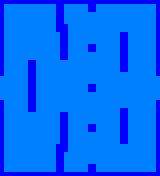

Below is a game level as drawn by its tile map, then a one-line description and the .tmx file that defines it, in full:
An orthogonal 40x44 tile map with 4x4 px tiles, 1 tile layer (Capa de Patrones 1).

<map version="1.0" orientation="orthogonal" width="40" height="44" tilewidth="4" tileheight="4">
 <tileset firstgid="1" name="tiles3" tilewidth="4" tileheight="4">
  <image source="tiles.png" width="20" height="16" />
  <terraintypes>
   <terrain name="Nuevo Terreno" tile="-1" />
  </terraintypes>
 </tileset>
 <layer name="Capa de Patrones 1" width="40" height="44">
  <data encoding="csv">
16,16,16,16,16,16,16,16,16,16,16,16,16,16,16,16,16,16,16,16,16,16,16,16,16,16,16,16,16,16,16,16,16,16,16,16,16,16,16,16,
16,2,2,2,2,2,2,2,2,2,2,2,2,2,16,16,2,2,2,2,2,2,16,16,2,2,2,2,2,2,2,2,2,2,2,2,2,2,2,16,
16,2,2,2,2,2,2,2,2,2,2,2,2,2,16,16,2,2,2,2,2,2,16,16,2,2,2,2,2,2,2,2,2,2,2,2,2,2,2,16,
16,2,2,2,2,2,2,2,2,2,2,2,2,2,16,16,2,2,2,2,2,2,2,2,2,2,2,2,2,2,2,2,2,2,2,2,2,2,2,16,
16,2,2,2,2,2,2,2,2,2,2,2,2,2,16,16,2,2,2,2,2,2,2,2,2,2,2,2,2,2,2,2,2,2,2,2,2,2,2,16,
16,2,2,2,2,2,2,2,2,2,2,2,2,2,16,16,2,2,2,2,2,2,2,2,2,2,2,2,2,2,2,2,2,2,2,2,2,2,2,16,
16,2,2,2,2,2,2,2,2,2,2,2,2,2,16,16,16,2,2,2,2,2,2,2,2,2,2,2,2,2,2,2,2,2,2,2,2,2,2,16,
16,2,2,2,2,2,2,2,2,2,2,2,2,2,16,16,16,2,2,2,2,2,2,2,2,2,2,2,2,2,2,2,2,2,2,2,2,2,2,16,
16,2,2,2,2,2,2,2,2,2,2,2,2,2,2,16,16,2,2,2,2,2,2,2,2,2,2,2,2,2,16,16,2,2,2,2,2,2,2,16,
16,2,2,2,2,2,2,2,2,2,2,2,2,2,2,16,16,2,2,2,2,2,2,2,2,2,2,2,2,2,16,16,2,2,2,2,2,2,2,16,
16,2,2,2,2,2,2,2,2,2,2,2,2,2,2,16,16,2,2,2,2,2,2,2,2,2,2,2,2,2,16,16,2,2,2,2,2,2,2,16,
16,2,2,2,2,2,2,2,2,2,2,2,2,2,2,16,16,2,2,2,2,2,16,16,2,2,2,2,2,2,16,16,2,2,2,2,2,2,2,16,
16,2,2,2,2,2,2,2,2,2,2,2,2,2,2,16,16,2,2,2,2,2,16,16,2,2,2,2,2,2,16,16,2,2,2,2,2,2,2,16,
16,2,2,2,2,2,2,2,2,2,2,2,2,2,2,16,16,2,2,2,2,2,2,2,2,2,2,2,2,2,16,16,2,2,2,2,2,2,2,16,
16,2,2,2,2,2,2,2,2,2,2,2,2,2,2,16,16,2,2,2,2,2,2,2,2,2,2,2,2,2,16,16,2,2,2,2,2,2,2,16,
16,2,2,2,2,2,2,16,16,2,2,2,2,2,2,2,2,2,2,2,2,2,2,2,2,2,2,2,2,2,16,16,2,2,2,2,2,2,2,16,
16,2,2,2,2,2,2,16,16,2,2,2,2,2,2,2,2,2,2,2,2,2,2,2,2,2,2,2,2,2,16,16,2,2,2,2,2,2,2,16,
16,2,2,2,2,2,2,16,16,2,2,2,2,2,2,2,2,2,2,2,2,2,2,2,2,2,2,2,2,2,16,16,2,2,2,2,2,2,2,16,
16,2,2,2,2,2,2,16,16,2,2,2,2,2,2,2,2,2,2,2,2,2,2,2,2,2,2,2,2,2,2,2,2,2,2,2,2,2,2,16,
2,2,2,2,2,2,2,16,16,2,2,2,2,2,2,2,2,2,2,2,2,2,2,2,2,2,2,2,2,2,2,2,2,2,2,2,2,2,2,2,
2,2,2,2,2,2,2,16,16,2,2,2,2,2,2,2,2,2,2,2,2,2,2,2,2,2,2,2,2,2,2,2,2,2,2,2,2,2,2,2,
2,2,2,2,2,2,2,16,16,2,2,2,2,2,2,2,2,2,2,2,2,2,16,16,2,2,2,2,2,2,2,2,2,2,2,2,2,2,2,2,
2,2,2,2,2,2,2,16,16,2,2,2,2,2,2,2,2,2,2,2,2,2,16,16,2,2,2,2,2,2,2,2,2,2,2,2,2,2,2,2,
2,2,2,2,2,2,2,16,16,2,2,2,2,2,2,2,2,2,2,2,2,2,2,2,2,2,2,2,2,2,2,2,2,2,2,2,2,2,2,2,
2,2,2,2,2,2,2,16,16,2,2,2,2,2,2,2,2,2,2,2,2,2,2,2,2,2,2,2,2,2,2,2,2,2,2,2,2,2,2,2,
16,2,2,2,2,2,2,16,16,2,2,2,2,2,2,2,2,2,2,2,2,2,2,2,2,2,2,2,2,2,2,2,2,2,2,2,2,2,2,16,
16,2,2,2,2,2,2,16,16,2,2,2,2,2,2,2,2,2,2,2,2,2,2,2,2,2,2,2,2,2,2,2,2,2,2,2,2,2,2,16,
16,2,2,2,2,2,2,16,16,2,2,2,2,2,2,2,2,2,2,2,2,2,2,2,2,2,2,2,2,2,16,16,2,2,2,2,2,2,2,16,
16,2,2,2,2,2,2,2,2,2,2,2,2,2,2,16,16,2,2,2,2,2,2,2,2,2,2,2,2,2,16,16,2,2,2,2,2,2,2,16,
16,2,2,2,2,2,2,2,2,2,2,2,2,2,2,16,16,2,2,2,2,2,2,2,2,2,2,2,2,2,16,16,2,2,2,2,2,2,2,16,
16,2,2,2,2,2,2,2,2,2,2,2,2,2,2,16,16,2,2,2,2,2,2,2,2,2,2,2,2,2,16,16,2,2,2,2,2,2,2,16,
16,2,2,2,2,2,2,2,2,2,2,2,2,2,2,16,16,2,2,2,2,2,16,16,2,2,2,2,2,2,16,16,2,2,2,2,2,2,2,16,
16,2,2,2,2,2,2,2,2,2,2,2,2,2,2,16,16,2,2,2,2,2,16,16,2,2,2,2,2,2,16,16,2,2,2,2,2,2,2,16,
16,2,2,2,2,2,2,2,2,2,2,2,2,2,2,16,16,2,2,2,2,2,2,2,2,2,2,2,2,2,16,16,2,2,2,2,2,2,2,16,
16,2,2,2,2,2,2,2,2,2,2,2,2,2,2,16,16,2,2,2,2,2,2,2,2,2,2,2,2,2,16,16,2,2,2,2,2,2,2,16,
16,2,2,2,2,2,2,2,2,2,2,2,2,2,2,16,16,2,2,2,2,2,2,2,2,2,2,2,2,2,16,16,2,2,2,2,2,2,2,16,
16,2,2,2,2,2,2,2,2,2,2,2,2,2,16,16,16,2,2,2,2,2,2,2,2,2,2,2,2,2,2,2,2,2,2,2,2,2,2,16,
16,2,2,2,2,2,2,2,2,2,2,2,2,2,16,16,16,2,2,2,2,2,2,2,2,2,2,2,2,2,2,2,2,2,2,2,2,2,2,16,
16,2,2,2,2,2,2,2,2,2,2,2,2,2,16,16,2,2,2,2,2,2,2,2,2,2,2,2,2,2,2,2,2,2,2,2,2,2,2,16,
16,2,2,2,2,2,2,2,2,2,2,2,2,2,16,16,2,2,2,2,2,2,2,2,2,2,2,2,2,2,2,2,2,2,2,2,2,2,2,16,
16,2,2,2,2,2,2,2,2,2,2,2,2,2,16,16,2,2,2,2,2,2,2,2,2,2,2,2,2,2,2,2,2,2,2,2,2,2,2,16,
16,2,2,2,2,2,2,2,2,2,2,2,2,2,16,16,2,2,2,2,2,2,16,16,2,2,2,2,2,2,2,2,2,2,2,2,2,2,2,16,
16,2,2,2,2,2,2,2,2,2,2,2,2,2,16,16,2,2,2,2,2,2,16,16,2,2,2,2,2,2,2,2,2,2,2,2,2,2,2,16,
16,16,16,16,16,16,16,16,16,16,16,16,16,16,16,16,16,16,16,16,16,16,16,16,16,16,16,16,16,16,16,16,16,16,16,16,16,16,16,16
</data>
 </layer>
</map>